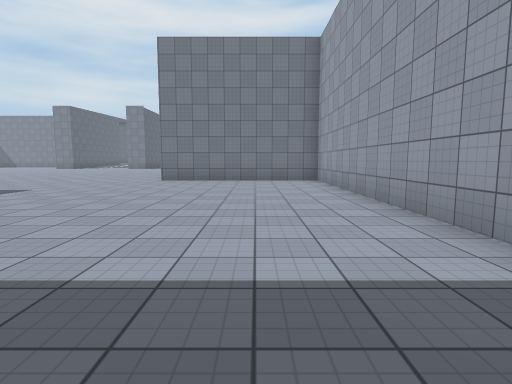
[1] (above)

22 first-person views from a walk through a 3-D level made in the Unity game engine. The camera is 1.3 m above the floor, tilts 6° down and sees 80° across. The floor is counted in squares, 2 m on a side. Each view is taken from the middle of a square. On the plan, view 1 faces up. The plan holds only what a view shows up to about 10 squares ahead; the rest is blank. The place goes on beyond the plan. Surface patterns are stand-ins for the level's own textures.

[2]
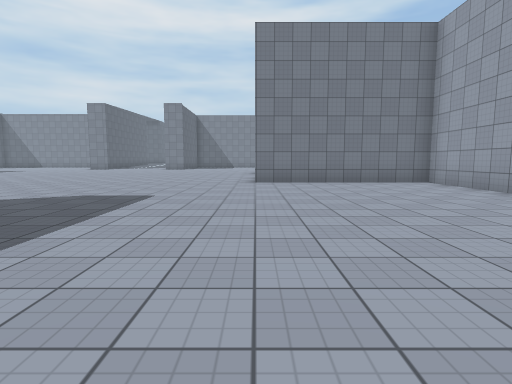

[3]
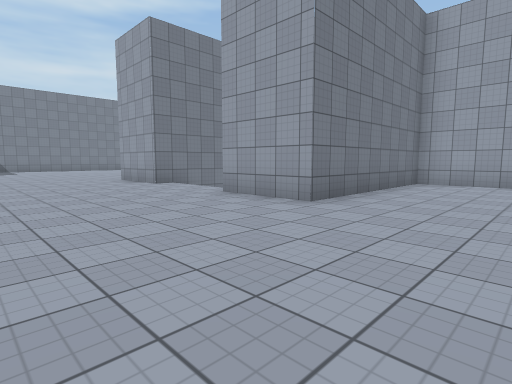

[4]
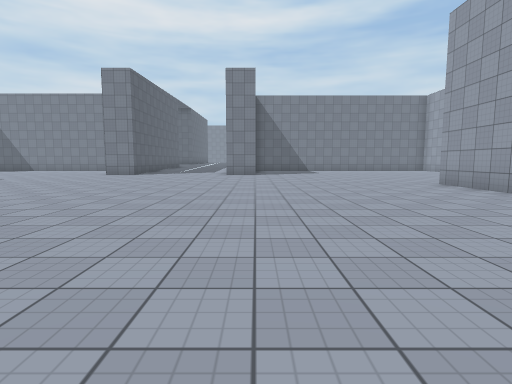

[5]
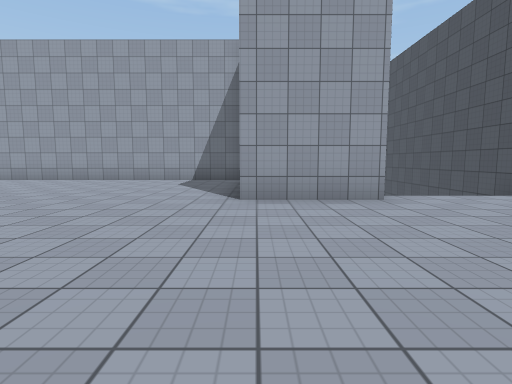

[6]
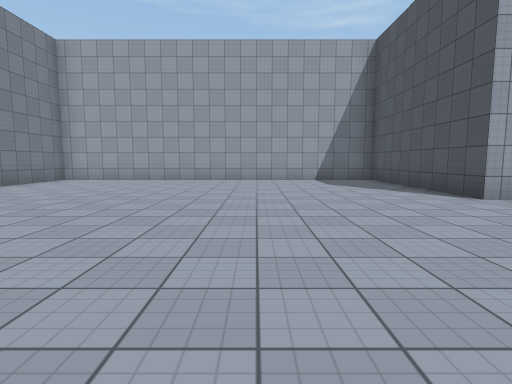

[7]
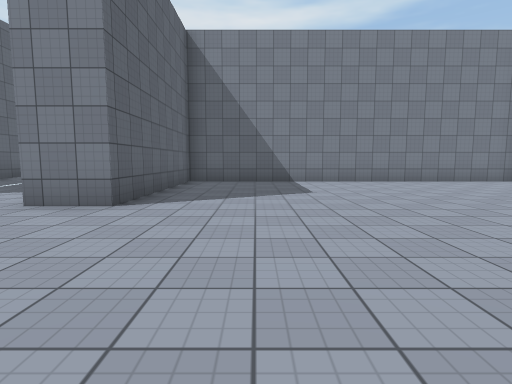

[8]
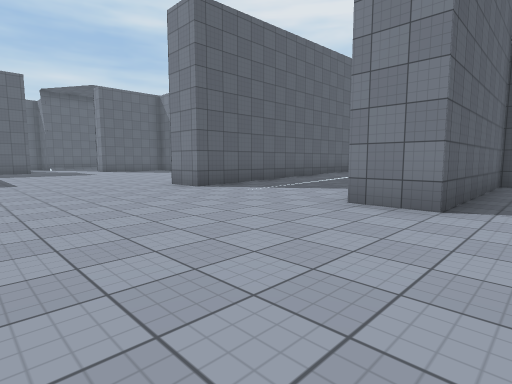

[9]
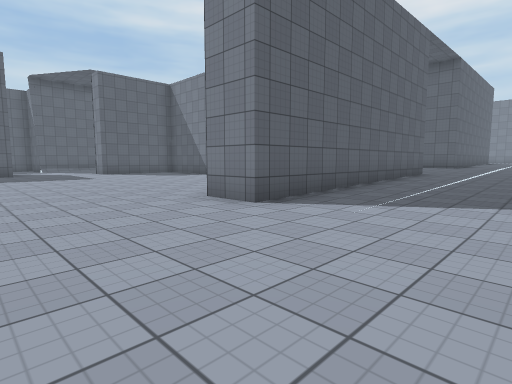

[10]
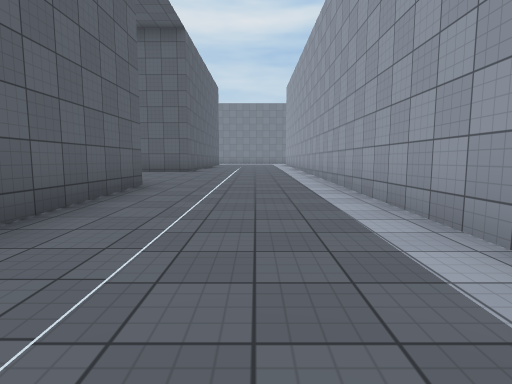

[11]
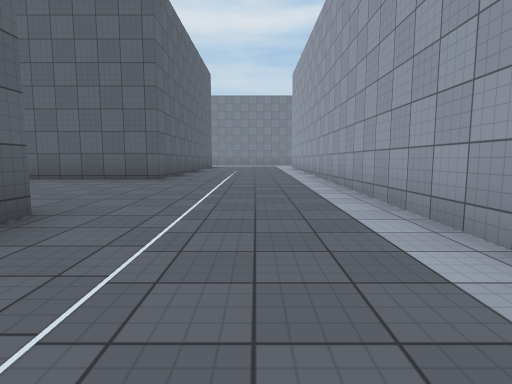

[12]
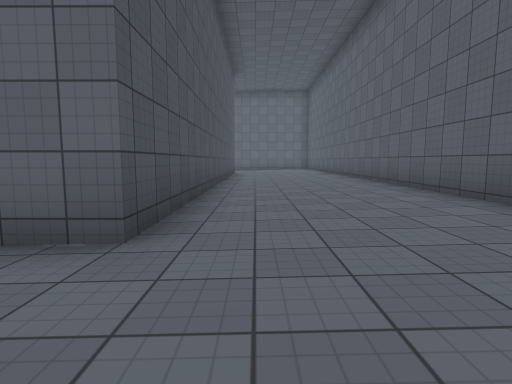

[13]
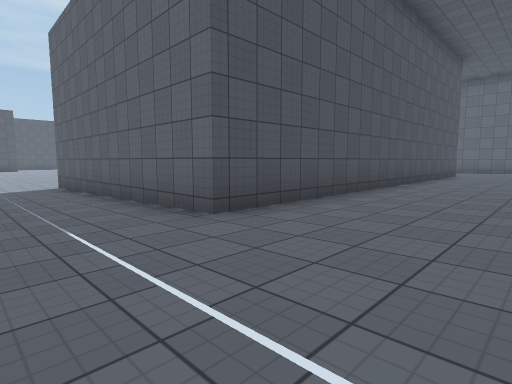

[14]
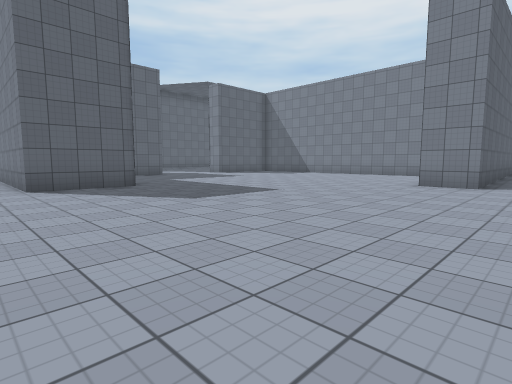

[15]
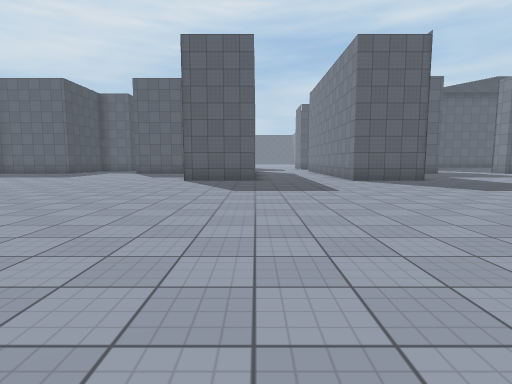

[16]
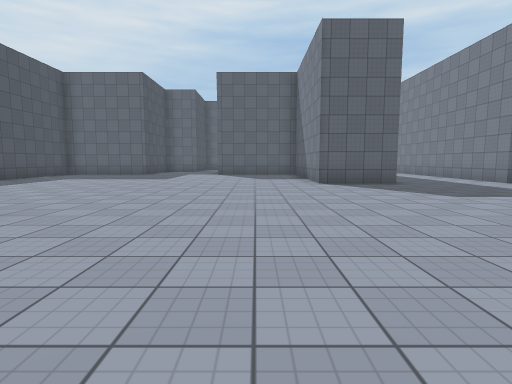

[17]
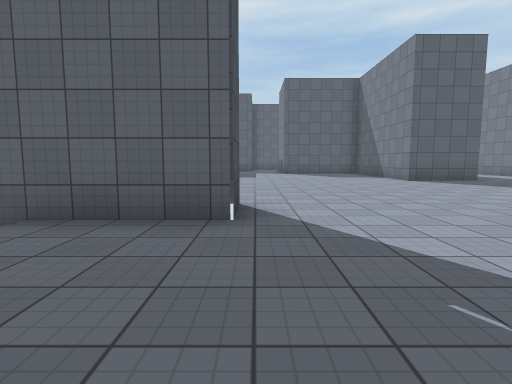

[18]
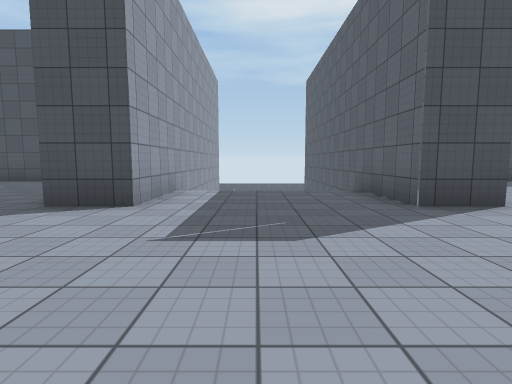

[19]
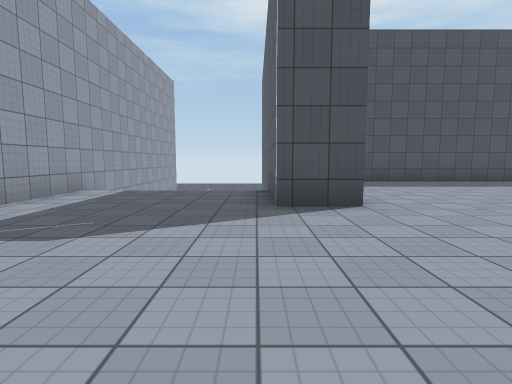

[20]
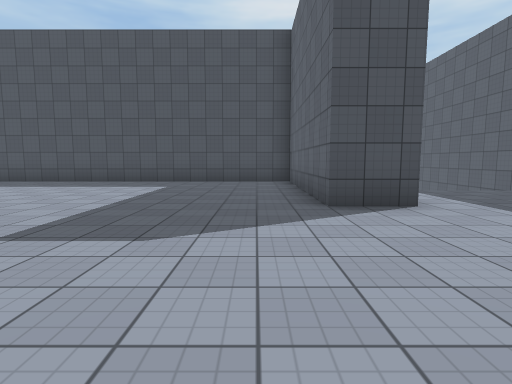

[21]
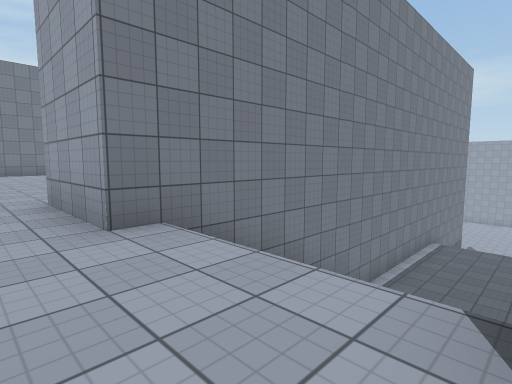

[22]
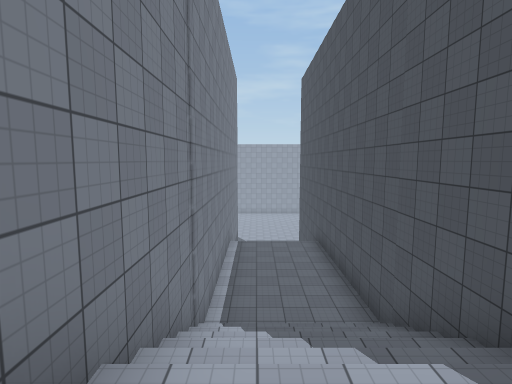

### Floor plan
Key: @ floor where view 1 was taken; # wall or solid block; . main floor; : floor 0.25 m higher than the main floor; + floor 0.5 m higher than the main floor; * floor 0.75 m higher than the main floor; - floor 4.25 m lower than the main floor; / step, stairs or slope.
Columns run from 21 left of view 1 to 7 right of it. Each row starts with its distance up from view 1.
 36        #**++#
 35        #++++#
 34 ########++++#
 33 ++++++++++++#
 32 ++++++++++++#
 31 ++++++++++::#
 30 ########++::#
 29        #::::#
 28        #::::############
 27        #::::##.........#
 26        #::::##.........#
 25        #::.. #.........#
 24   .....#.... #.........#
 23  ......#....##.........#
 22 .......................#
 21 .......................#
 20 .......................#
 19 .......................#
 18 .......................#
 17  #................######
 16  #................#
 15 ##................###########
 14 ...................////------
 13 ...................////------
 12  #................###########
 11  #................#
 10 ##........ .......######
  9 .......................#
  8 .......................#
  7 .......................#
  6 .......................#
  5 .......................#
  4 .......#....##.........#
  3 .......#....##.........#
  2 ...... #/   ##.........#
  1 ...... #/   ##.........
  0 ......       #.......@
 -1 ######       ##########

Where each view was taken, in squares from view 1:
view 1: 0 up, 0 right, facing up
view 2: 1 up, 3 left, facing up
view 3: 7 up, 7 left, facing up-right
view 4: 9 up, 8 left, facing up
view 5: 17 up, 8 left, facing right
view 6: 21 up, 8 left, facing right
view 7: 18 up, 6 left, facing up
view 8: 18 up, 7 left, facing up-left
view 9: 19 up, 10 left, facing up-left
view 10: 24 up, 11 left, facing up
view 11: 27 up, 11 left, facing up
view 12: 31 up, 11 left, facing left
view 13: 33 up, 11 left, facing down-left
view 14: 14 up, 12 left, facing up-left
view 15: 12 up, 10 left, facing left
view 16: 8 up, 11 left, facing left
view 17: 5 up, 10 left, facing left
view 18: 9 up, 11 left, facing down
view 19: 9 up, 13 left, facing down
view 20: 9 up, 7 left, facing down
view 21: 12 up, 4 left, facing up-right
view 22: 14 up, 3 left, facing right
